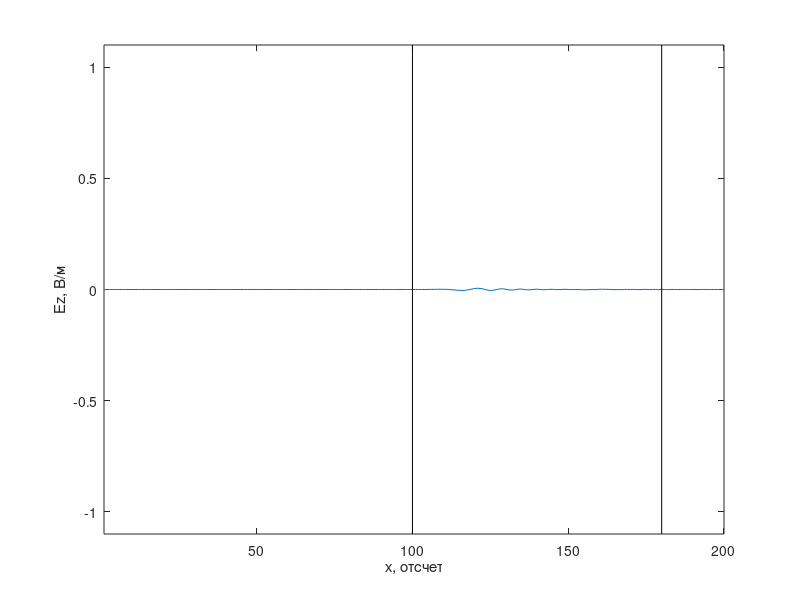
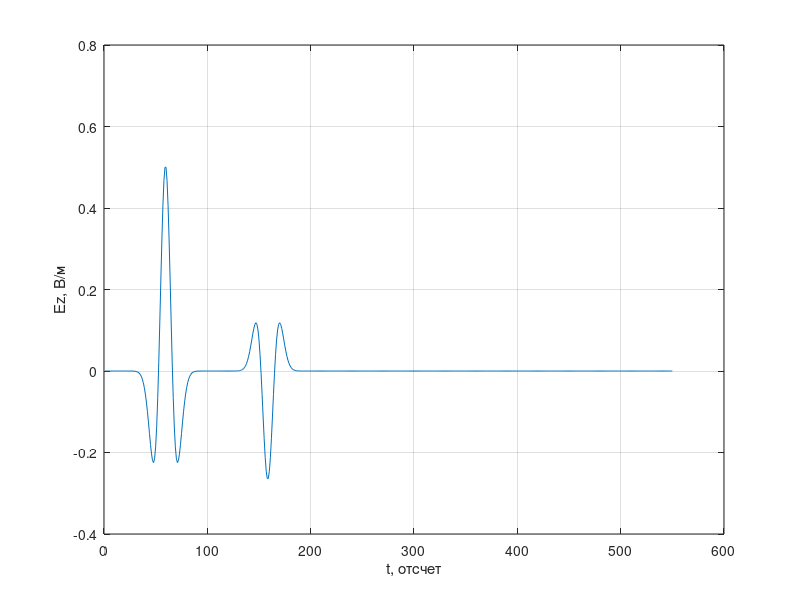

Here is the MATLAB script that generated these plots, in order:
%% Одномерный FDTD. Версия 1.7
% Источник возбуждения в виде вейвлета Рикера.
% Без использования метода TFSF.
clear

% Волновое сопротивление свободного пространства
W0 = 120 * pi;

% Потери в среде. loss = sigma * dt / (2 * eps * eps0)
loss = 0.02;

% Где начинается поглощающий диэлектрик
layer_loss_x = 180;

% Время расчета в отсчетах
maxTime = 550;

% Размер области моделирования в отсчетах
maxSize = 200;

% Положение датчика, регистрирующего поля
probePos = 50;

layer_x = 100;

Sc = 1;
Np = 30;
Md = 2;

Ez = zeros (1, maxSize);
Hy = zeros (1, maxSize - 1);

eps = ones (size (Ez));
eps(layer_x: end) = 9.0;

% Коэффициенты для расчета поля E
ceze = ones (1, maxSize);
ceze(layer_loss_x: end) = (1 - loss) / (1 + loss);

cezh = (ones (1, maxSize) * W0 ./ eps);
cezh(layer_loss_x: end) = cezh(layer_loss_x: end) / (1 + loss);

% Коэффициенты для расчета поля H
chyh = ones (1, maxSize - 1);
chyh(layer_loss_x: end) = (1 - loss) / (1 + loss);

chye = ones (1, maxSize - 1) / W0;
chye(layer_loss_x: end) = chye(layer_loss_x: end) / (1 + loss);

% Поле, зарегистрированное в датчике в зависимости от времени
probeTimeEz = zeros (1, maxTime);

figure

for t = 1: maxTime
    % Расчет компоненты поля H
    for m = 1: maxSize - 1
        % До этой строки Hy(n) хранит значение компоненты Hy
        % за предыдущий момент времени
        Hy(m) = chyh(m) * Hy(m) +...
            chye(m) * (Ez(m + 1) - Ez(m));
    end
    
    % Расчет компоненты поля E
    Ez(1) = Ez(2);
    
    for m = 2: maxSize - 1
        % До этой строки Ez(n) хранит значение компоненты EzS
        % за предыдущий момент времени
        % Вместо W0 / eps используется cezh
        Ez(m) = ceze(m) * Ez(m) + ...
            cezh(m) * (Hy(m) - Hy(m - 1));
    end

    % Источник возбуждения
    Ez(50) = Ez(50) +...
        (1 - 2 * pi ^ 2 * (Sc * t / Np - Md) ^ 2) *...
        exp (-pi ^ 2 * (Sc * t / Np - Md) ^ 2);
    
    % Регистрация поля в точке
    probeTimeEz(t) = Ez(probePos);
    
    plot (Ez);
    xlim ([1, maxSize]);
    ylim ([-1.1, 1.1]);
    xlabel ('x, отсчет')
    ylabel ('Ez, В/м')
    line ([layer_x, layer_x], [-1.1, 1.1], ...
        'Color',[0.0, 0.0, 0.0]);
    line ([layer_loss_x, layer_loss_x], [-1.1, 1.1], ...
        'Color',[0.0, 0.0, 0.0]);
    pause (0.03)
end

figure
plot (probeTimeEz)
xlabel ('t, отсчет')
ylabel ('Ez, В/м')
grid on